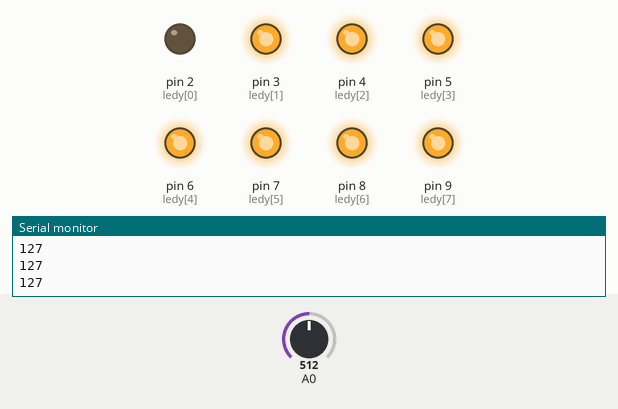
This sketch was run on a simulated Arduino Uno, built with avr-gcc and run on an emulated ATmega328P. On the bench: output pins drawn as LEDs (lit = HIGH), the last lines printed to the serial monitor. The test bench sets the inputs (shaded band); at power-on: A0 = 512.

Above: at 1.2 s.
1.3 s: A0 set to 514
At 1.6 s:
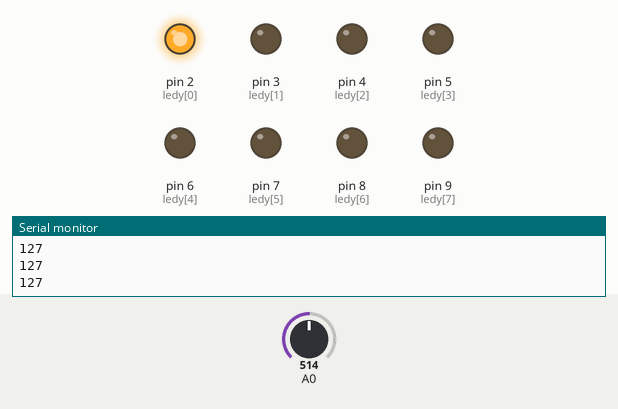
2.8 s: A0 set to 716
At 4.0 s:
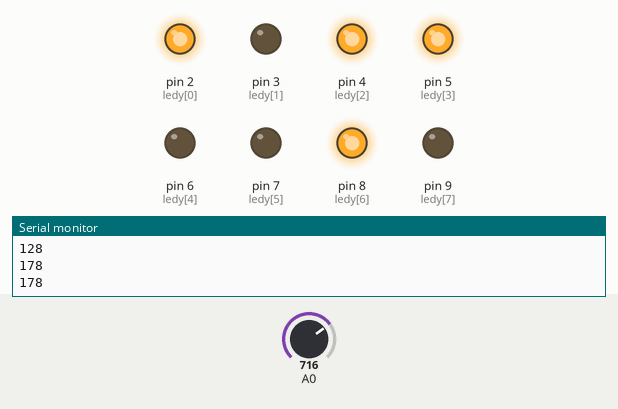
4.3 s: A0 set to 719
At 5.1 s:
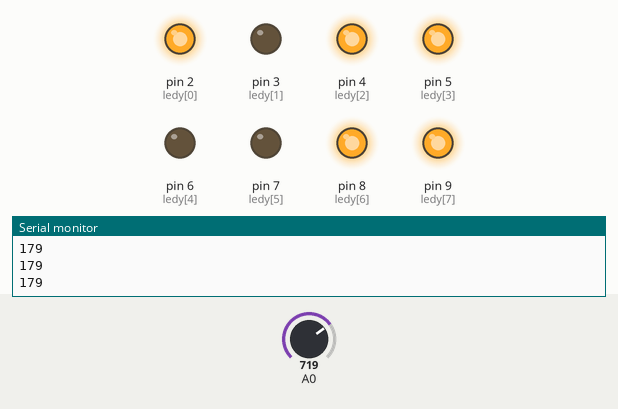
5.8 s: A0 set to 900
At 6.2 s:
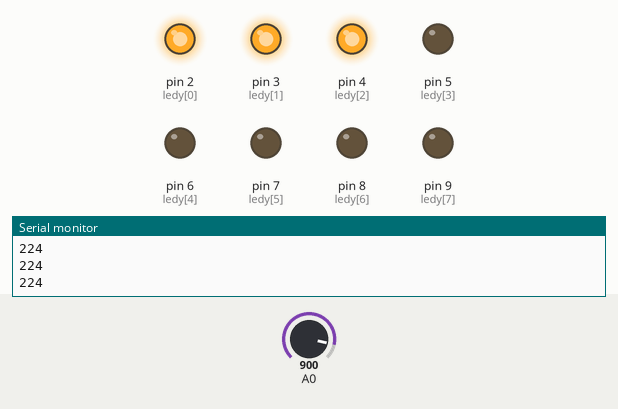
7.3 s: A0 set to 903
At 8.5 s:
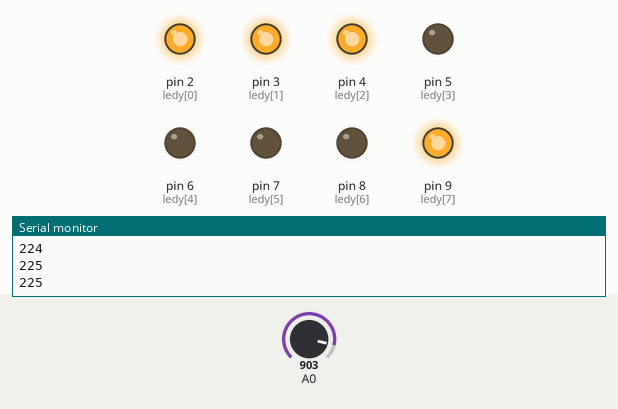
8.8 s: A0 set to 511
At 9.7 s:
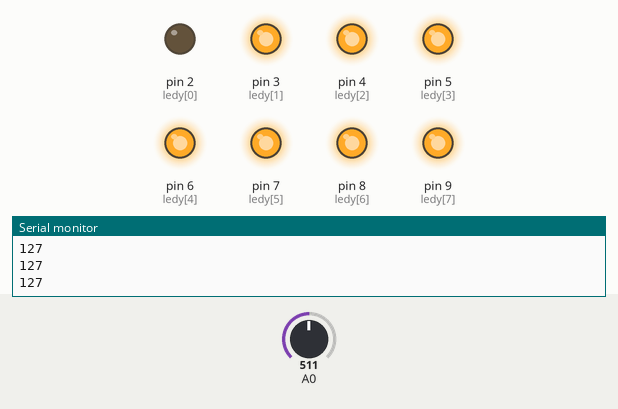
Timing chart, 0 to 11.3 s (numbered marks = the images above; inputs shaded):
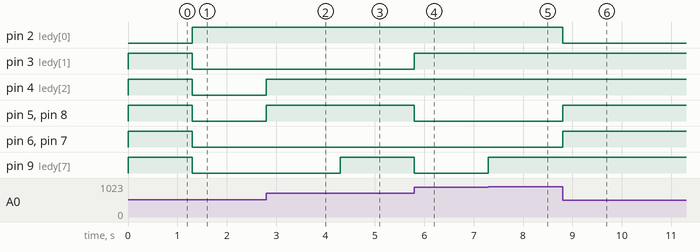

The sketch:

sketch_dec12a.ino
```cpp
int podanaLiczba;
String podanaLiczbaS;
int binarki[] = {128, 64, 32, 16, 8, 4, 2, 1};
int ledy[] = {2,3,4,5,6,7,8,9};
int odczytanaWartosc;
int val;
long tim;

void setup()
{
  for(int i = 2; i <= 9; i++) {
    pinMode(i, OUTPUT);
  }
  pinMode(A0, INPUT);
  Serial.begin(9600);
}

void loop()
{
  tim=millis();
  odczytanaWartosc = analogRead(A0);

// WPISYWANIE WARTOSCI RECZNIE
//  for(int j=0; j<8; j++)
//  {
//    digitalWrite(ledy[j],LOW);
//  }
//  Serial.println(odczytanaWartosc);
//  if(Serial.available() > 0)
//  {
//    podanaLiczbaS=Serial.readString();
//    podanaLiczba=podanaLiczbaS.toInt();
//    if(podanaLiczba>255)
//    {
//      Serial.println("Podana liczba ("+String(podanaLiczba)+") jest za duza. Najwieksza liczba obslugiwana przez program to 255.");
//    }
//    else if(podanaLiczba<0)
//    {
//      Serial.println("Podana liczba ("+String(podanaLiczba)+") jest za mala. Najmniejsza liczba obslugiwana przez program to 0.");
//    }
//    else
//    {
//      Serial.println(podanaLiczba);
//      for(int i=0; i<8; i++)
//      {
//        if(podanaLiczba>=binarki[i])
//        {
//          podanaLiczba-=binarki[i];
//          digitalWrite(ledy[i],HIGH);
//          Serial.println(podanaLiczba);
//        }
//      }
//    }
//  }

//POTENCJOMETR
  //delay(500);
  val = map(odczytanaWartosc, 0, 1023, 0, 255);

  if(tim%1000==0)
  {
    Serial.println(val);
  }

  for(int i=0; i<8; i++)
  {
    if(val>=binarki[i])
    {
      val-=binarki[i];
      digitalWrite(ledy[i],HIGH);
    }
    else
    {
      digitalWrite(ledy[i],LOW);
    }
  }
}
```

Measured:
- the behaviour switches between 513 and 514 on A0 (found by bisection; images 0 and 1)
- the behaviour switches between 718 and 719 on A0 (found by bisection; images 2 and 3)
- the behaviour switches between 902 and 903 on A0 (found by bisection; images 4 and 5)
- after the input at 1.3 s, pin 2 (ledy[0]): LOW → HIGH at once; pin 3 (ledy[1]), pin 4 (ledy[2]), pin 5 (ledy[3]), pin 6 (ledy[4]), pin 7 (ledy[5]), pin 8 (ledy[6]), pin 9 (ledy[7]): HIGH → LOW at once
- after the input at 2.8 s, pin 4 (ledy[2]), pin 5 (ledy[3]), pin 8 (ledy[6]): LOW → HIGH at once
- after the input at 4.3 s, pin 9 (ledy[7]): LOW → HIGH at once
- after the input at 5.8 s, pin 3 (ledy[1]): LOW → HIGH at once; pin 5 (ledy[3]), pin 8 (ledy[6]), pin 9 (ledy[7]): HIGH → LOW at once
- after the input at 7.3 s, pin 9 (ledy[7]): LOW → HIGH at once
- after the input at 8.8 s, pin 2 (ledy[0]): HIGH → LOW at once; pin 5 (ledy[3]), pin 6 (ledy[4]), pin 7 (ledy[5]), pin 8 (ledy[6]): LOW → HIGH at once
